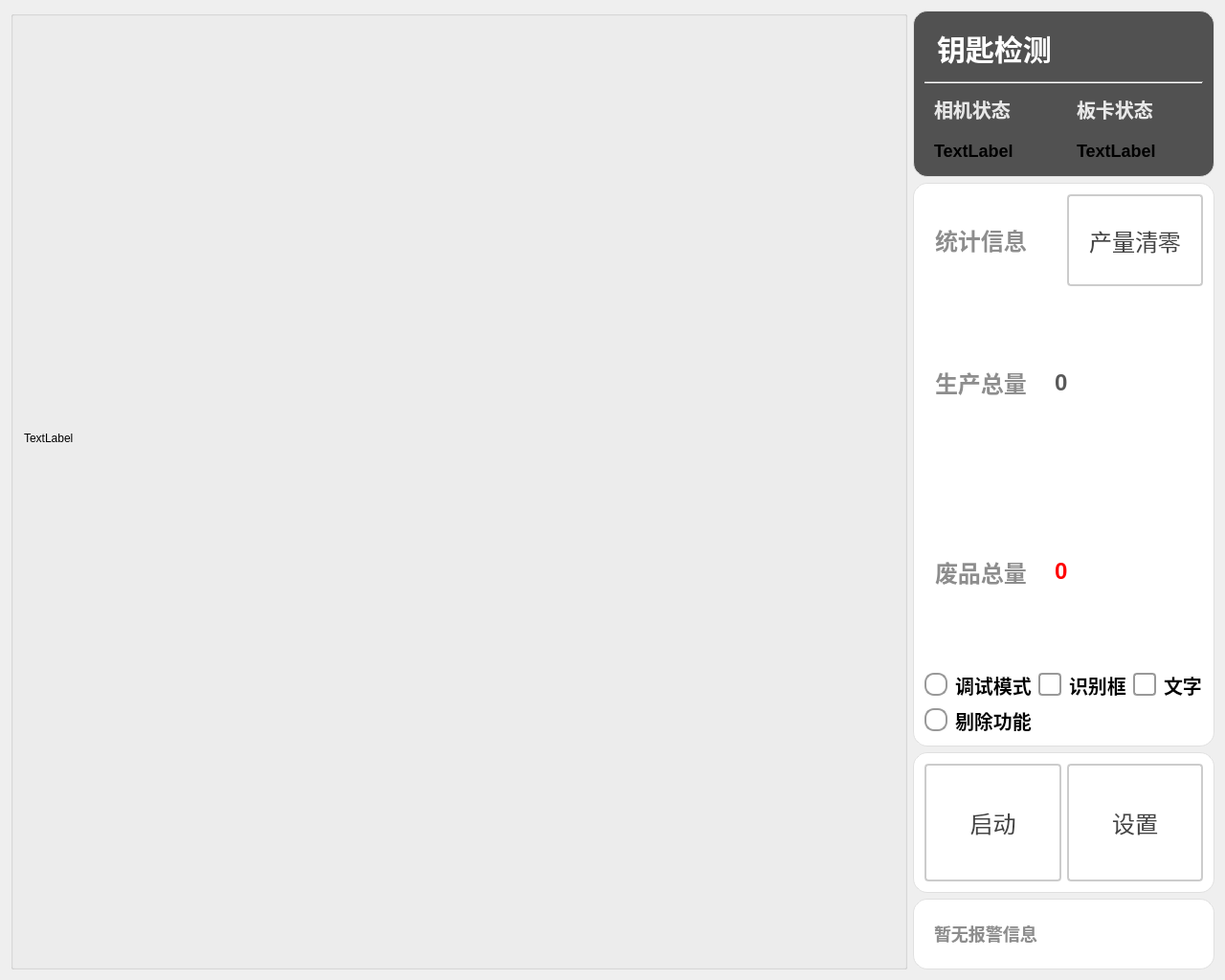
<?xml version="1.0" encoding="UTF-8"?>
<ui version="4.0">
 <class>KeyScannerClass</class>
 <widget class="QMainWindow" name="KeyScannerJiClass">
  <property name="geometry">
   <rect>
    <x>0</x>
    <y>0</y>
    <width>1280</width>
    <height>1024</height>
   </rect>
  </property>
  <property name="windowTitle">
   <string>KeyScanner</string>
  </property>
  <widget class="QWidget" name="centralWidget">
   <layout class="QGridLayout" name="gridLayout_2">
    <item row="0" column="0">
     <layout class="QHBoxLayout" name="horizontalLayout_5" stretch="3,1">
      <item>
       <widget class="QGroupBox" name="gBoix_ImageDisplay">
        <property name="title">
         <string/>
        </property>
        <layout class="QGridLayout" name="gridLayout">
         <item row="0" column="0">
          <layout class="QVBoxLayout" name="verticalLayout_2" stretch="9,1">
           <item>
            <widget class="QLabel" name="label_imgDisplay_1">
             <property name="sizePolicy">
              <sizepolicy hsizetype="Expanding" vsizetype="Expanding">
               <horstretch>0</horstretch>
               <verstretch>0</verstretch>
              </sizepolicy>
             </property>
             <property name="maximumSize">
              <size>
               <width>999</width>
               <height>999</height>
              </size>
             </property>
             <property name="text">
              <string>TextLabel</string>
             </property>
            </widget>
           </item>
           <item>
            <widget class="QWidget" name="widget_showBtn" native="true"/>
           </item>
          </layout>
         </item>
         <item row="1" column="1">
          <widget class="Line" name="line_rightDisplay">
           <property name="orientation">
            <enum>Qt::Orientation::Horizontal</enum>
           </property>
          </widget>
         </item>
        </layout>
       </widget>
      </item>
      <item>
       <layout class="QVBoxLayout" name="vLayout_SideBar" stretch="4,16,4,2">
        <item>
         <widget class="QGroupBox" name="groupBox_head">
          <property name="styleSheet">
           <string notr="true">QGroupBox {
    font-size: 20px;
    font-weight: bold;
    background-color: rgb(81, 81, 81);
    border: 1px solid #e0e0e0;
    border-radius: 2px;
	border-radius: 15px
}

QGroupBox::title {
    subcontrol-origin: margin;
    left: 10px;
    padding: 0 5px;
    color: #2c3e50;
}</string>
          </property>
          <property name="title">
           <string/>
          </property>
          <layout class="QVBoxLayout" name="verticalLayout_3" stretch="2,0,3">
           <item>
            <layout class="QHBoxLayout" name="hLayout_title" stretch="3,2">
             <item>
              <widget class="QLabel" name="label_title">
               <property name="sizePolicy">
                <sizepolicy hsizetype="Expanding" vsizetype="Expanding">
                 <horstretch>0</horstretch>
                 <verstretch>0</verstretch>
                </sizepolicy>
               </property>
               <property name="styleSheet">
                <string notr="true">QLabel {
       font-size: 30px;        
       font-weight: bold;        
       color: rgb(255, 255, 255);         
       padding: 5px 5px;     
       border-bottom: 2px solid #cccccc; 
    }</string>
               </property>
               <property name="text">
                <string>钥匙检测</string>
               </property>
              </widget>
             </item>
             <item>
              <widget class="QPushButton" name="pbtn_exit">
               <property name="sizePolicy">
                <sizepolicy hsizetype="Expanding" vsizetype="Expanding">
                 <horstretch>0</horstretch>
                 <verstretch>0</verstretch>
                </sizepolicy>
               </property>
               <property name="styleSheet">
                <string notr="true">QPushButton {
    color: white;
    border: none;
    border-radius: 5px;
    font-size: 14px;
    qproperty-icon: url(:/icons/closeBlack.png);  
    qproperty-iconSize: 50px 50px;
}

QPushButton:hover {
    background-color: #ff6666;
}

QPushButton:pressed {
    background-color: #cc0000;
}</string>
               </property>
               <property name="text">
                <string/>
               </property>
               <property name="shortcut">
                <string notr="true"/>
               </property>
              </widget>
             </item>
            </layout>
           </item>
           <item>
            <widget class="Line" name="line_2">
             <property name="styleSheet">
              <string notr="true">QLine {
       color: rgb(194, 194, 194);       
    }</string>
             </property>
             <property name="orientation">
              <enum>Qt::Orientation::Horizontal</enum>
             </property>
            </widget>
           </item>
           <item>
            <layout class="QHBoxLayout" name="horizontalLayout_2">
             <item>
              <layout class="QVBoxLayout" name="vLayout_cameraStates" stretch="3,2">
               <item>
                <widget class="QLabel" name="label_cameraStateTitle">
                 <property name="styleSheet">
                  <string notr="true">QLabel {
       font-size: 20px;        
       font-weight: bold;        
       color: rgb(232, 232, 232);         
       padding: 5px 5px;     
       border-bottom: 2px solid #cccccc; 
    }</string>
                 </property>
                 <property name="text">
                  <string>相机状态</string>
                 </property>
                </widget>
               </item>
               <item>
                <layout class="QGridLayout" name="gLayout_cameraStates">
                 <item row="0" column="0">
                  <widget class="QLabel" name="label_camera1State">
                   <property name="styleSheet">
                    <string notr="true">QLabel {
       font-size: 18px;        
       font-weight: bold;        
		padding: 5px 5px;  
    }</string>
                   </property>
                   <property name="text">
                    <string>TextLabel</string>
                   </property>
                  </widget>
                 </item>
                </layout>
               </item>
              </layout>
             </item>
             <item>
              <layout class="QVBoxLayout" name="vLayout_cardState" stretch="3,2">
               <item>
                <widget class="QLabel" name="label_cardStateTitle">
                 <property name="styleSheet">
                  <string notr="true">QLabel {
       font-size: 20px;        
       font-weight: bold;        
       color: rgb(232, 232, 232);         
       padding: 5px 5px;     
       border-bottom: 2px solid #cccccc; 
    }</string>
                 </property>
                 <property name="text">
                  <string>板卡状态</string>
                 </property>
                </widget>
               </item>
               <item>
                <widget class="QLabel" name="label_cardState">
                 <property name="styleSheet">
                  <string notr="true">QLabel {
       font-size: 18px;        
       font-weight: bold;        
padding: 5px 5px;  
    }</string>
                 </property>
                 <property name="text">
                  <string>TextLabel</string>
                 </property>
                </widget>
               </item>
              </layout>
             </item>
            </layout>
           </item>
          </layout>
         </widget>
        </item>
        <item>
         <widget class="QGroupBox" name="gBox_infor">
          <property name="styleSheet">
           <string notr="true">QGroupBox {
    font-size: 20px;
    font-weight: bold;
    background-color: rgb(255, 255, 255);
    border: 1px solid #e0e0e0;
    border-radius: 2px;
	border-radius: 15px
}

QGroupBox::title {
    subcontrol-origin: margin;
    left: 10px;
    padding: 0 5px;
    color: #2c3e50;
}</string>
          </property>
          <property name="title">
           <string/>
          </property>
          <layout class="QVBoxLayout" name="verticalLayout" stretch="1,2,2,2,1">
           <item>
            <layout class="QHBoxLayout" name="hLayout_info" stretch="1,1">
             <item>
              <widget class="QLabel" name="label_info">
               <property name="styleSheet">
                <string notr="true">QLabel {
       font-size: 24px;        
       font-weight: bold;        
       color:  rgb(141, 141, 141);       
       padding: 5px 5px;     
       border-bottom: 2px solid #cccccc; 
    }</string>
               </property>
               <property name="text">
                <string>统计信息</string>
               </property>
               <property name="alignment">
                <set>Qt::AlignmentFlag::AlignLeading|Qt::AlignmentFlag::AlignLeft|Qt::AlignmentFlag::AlignVCenter</set>
               </property>
              </widget>
             </item>
             <item>
              <widget class="QPushButton" name="pbtn_resetProduct">
               <property name="sizePolicy">
                <sizepolicy hsizetype="Expanding" vsizetype="Expanding">
                 <horstretch>0</horstretch>
                 <verstretch>0</verstretch>
                </sizepolicy>
               </property>
               <property name="styleSheet">
                <string notr="true">QPushButton {
    padding: 6px 14px;
    border: 2px solid #CCC;
    border-radius: 4px;
    background-color: white;
    color: #444;
    font-size: 24px; 
}

QPushButton:hover {
    border-color: #999;
    background-color: #F5F5F5;
}

QPushButton:pressed {
    border-color: #777;
    background-color: #EEE;
}</string>
               </property>
               <property name="text">
                <string>产量清零</string>
               </property>
              </widget>
             </item>
            </layout>
           </item>
           <item>
            <layout class="QHBoxLayout" name="hLayout_produceTotal" stretch="1,2">
             <item>
              <widget class="QLabel" name="label_produceTotal">
               <property name="font">
                <font>
                 <pointsize>-1</pointsize>
                 <bold>true</bold>
                </font>
               </property>
               <property name="styleSheet">
                <string notr="true">QLabel {
       font-size: 24px;        
       font-weight: bold;        
       color:  rgb(141, 141, 141);       
       padding: 5px 5px;     
       border-bottom: 2px solid #cccccc; 
    }</string>
               </property>
               <property name="text">
                <string>生产总量</string>
               </property>
               <property name="alignment">
                <set>Qt::AlignmentFlag::AlignLeading|Qt::AlignmentFlag::AlignLeft|Qt::AlignmentFlag::AlignVCenter</set>
               </property>
              </widget>
             </item>
             <item>
              <widget class="QLabel" name="label_produceTotalValue">
               <property name="styleSheet">
                <string notr="true">QLabel {
       font-size: 24px;        
       font-weight: bold;        
       color:  rgb(89, 89, 89);       
       padding: 5px 5px;     
       border-bottom: 2px solid #cccccc; 
    }</string>
               </property>
               <property name="text">
                <string>0</string>
               </property>
              </widget>
             </item>
            </layout>
           </item>
           <item>
            <layout class="QHBoxLayout" name="hLayout_wasteProducts" stretch="1,2">
             <item>
              <widget class="QLabel" name="label_wasteProducts">
               <property name="styleSheet">
                <string notr="true">QLabel {
       font-size: 24px;        
       font-weight: bold;        
       color:  rgb(141, 141, 141);       
       padding: 5px 5px;     
       border-bottom: 2px solid #cccccc; 
    }</string>
               </property>
               <property name="text">
                <string>废品总量</string>
               </property>
               <property name="alignment">
                <set>Qt::AlignmentFlag::AlignLeading|Qt::AlignmentFlag::AlignLeft|Qt::AlignmentFlag::AlignVCenter</set>
               </property>
              </widget>
             </item>
             <item>
              <widget class="QLabel" name="label_wasteProductsValue">
               <property name="styleSheet">
                <string notr="true">QLabel {
       font-size: 24px;        
       font-weight: bold;        
       color:   rgb(255, 0, 0);      
       padding: 5px 5px;     
       border-bottom: 2px solid #cccccc; 
    }</string>
               </property>
               <property name="text">
                <string>0</string>
               </property>
              </widget>
             </item>
            </layout>
           </item>
           <item>
            <layout class="QHBoxLayout" name="horizontalLayout_4">
             <item>
              <widget class="QRadioButton" name="rbtn_debug">
               <property name="styleSheet">
                <string notr="true">QRadioButton {
    spacing: 8px;
    font-size: 20px;
    color: #333;
    font-weight: bold;        
    color:  rgb(0, 0, 0);       

}

/* 未选中状态 */
QRadioButton::indicator {
    width: 20px;
    height: 20px;
    border-radius: 10px;
    border: 2px solid #999;
    background: #ffffff;
}

/* 悬停效果 */
QRadioButton::indicator:hover {
    border: 2px solid #666;
}

/* 选中状态 */
QRadioButton::indicator:checked {
    border: 2px solid #2196F3;
}

/* 选中时的内圆 */
QRadioButton::indicator:checked {
    background-color: qradialgradient(
        cx:0.5, cy:0.5,
        radius:0.4,
        fx:0.5, fy:0.5,
        stop:0 #2196F3,
        stop:1 transparent
    );
}

/* 禁用状态 */
QRadioButton::indicator:disabled {
    border: 2px solid #ccc;
    background: #eee;
}

/* 点击动画效果 */
QRadioButton::indicator:pressed {
    border: 2px solid #1565C0;
    background-color: qradialgradient(
        cx:0.5, cy:0.5,
        radius:0.5,
        fx:0.5, fy:0.5,
        stop:0 #BBDEFB,
        stop:1 transparent
    );
}</string>
               </property>
               <property name="text">
                <string>调试模式</string>
               </property>
              </widget>
             </item>
             <item>
              <widget class="QCheckBox" name="ckb_shibiekuang">
               <property name="styleSheet">
                <string notr="true">QCheckBox {
    spacing: 8px;
    font-size: 20px;
    color: #333;
    font-weight: bold;        
    color:  rgb(0, 0, 0);       
}

/* 未选中状态 */
QCheckBox::indicator {
    width: 20px;
    height: 20px;
    border-radius: 4px; /* 方形，圆角可适当调整 */
    border: 2px solid #999;
    background: #ffffff;
}

/* 悬停效果 */
QCheckBox::indicator:hover {
    border: 2px solid #666;
}

/* 选中状态 */
QCheckBox::indicator:checked {
    border: 2px solid #2196F3;
    background-color: qradialgradient(
        cx:0.5, cy:0.5,
        radius:0.4,
        fx:0.5, fy:0.5,
        stop:0 #2196F3,
        stop:1 transparent
    );
}

/* 禁用状态 */
QCheckBox::indicator:disabled {
    border: 2px solid #ccc;
    background: #eee;
}

/* 选中时的文字颜色 */
QCheckBox:checked {
    color: #2196F3;
    font-weight: 500;
}

/* 点击动画效果 */
QCheckBox::indicator:pressed {
    border: 2px solid #1565C0;
    background-color: qradialgradient(
        cx:0.5, cy:0.5,
        radius:0.5,
        fx:0.5, fy:0.5,
        stop:0 #BBDEFB,
        stop:1 transparent
    );
}</string>
               </property>
               <property name="text">
                <string>识别框</string>
               </property>
              </widget>
             </item>
             <item>
              <widget class="QCheckBox" name="ckb_wenzi">
               <property name="styleSheet">
                <string notr="true">QCheckBox {
    spacing: 8px;
    font-size: 20px;
    color: #333;
    font-weight: bold;        
    color:  rgb(0, 0, 0);       
}

/* 未选中状态 */
QCheckBox::indicator {
    width: 20px;
    height: 20px;
    border-radius: 4px; /* 方形，圆角可适当调整 */
    border: 2px solid #999;
    background: #ffffff;
}

/* 悬停效果 */
QCheckBox::indicator:hover {
    border: 2px solid #666;
}

/* 选中状态 */
QCheckBox::indicator:checked {
    border: 2px solid #2196F3;
    background-color: qradialgradient(
        cx:0.5, cy:0.5,
        radius:0.4,
        fx:0.5, fy:0.5,
        stop:0 #2196F3,
        stop:1 transparent
    );
}

/* 禁用状态 */
QCheckBox::indicator:disabled {
    border: 2px solid #ccc;
    background: #eee;
}

/* 选中时的文字颜色 */
QCheckBox:checked {
    color: #2196F3;
    font-weight: 500;
}

/* 点击动画效果 */
QCheckBox::indicator:pressed {
    border: 2px solid #1565C0;
    background-color: qradialgradient(
        cx:0.5, cy:0.5,
        radius:0.5,
        fx:0.5, fy:0.5,
        stop:0 #BBDEFB,
        stop:1 transparent
    );
}</string>
               </property>
               <property name="text">
                <string>文字</string>
               </property>
              </widget>
             </item>
            </layout>
           </item>
           <item>
            <layout class="QHBoxLayout" name="hLayout_remove">
             <item>
              <widget class="QRadioButton" name="rbtn_removeFunc">
               <property name="styleSheet">
                <string notr="true">QRadioButton {
    spacing: 8px;
    font-size: 20px;
    color: #333;
    font-weight: bold;        
    color:  rgb(0, 0, 0);       

}

/* 未选中状态 */
QRadioButton::indicator {
    width: 20px;
    height: 20px;
    border-radius: 10px;
    border: 2px solid #999;
    background: #ffffff;
}

/* 悬停效果 */
QRadioButton::indicator:hover {
    border: 2px solid #666;
}

/* 选中状态 */
QRadioButton::indicator:checked {
    border: 2px solid #2196F3;
}

/* 选中时的内圆 */
QRadioButton::indicator:checked {
    background-color: qradialgradient(
        cx:0.5, cy:0.5,
        radius:0.4,
        fx:0.5, fy:0.5,
        stop:0 #2196F3,
        stop:1 transparent
    );
}

/* 禁用状态 */
QRadioButton::indicator:disabled {
    border: 2px solid #ccc;
    background: #eee;
}

/* 选中时的文字颜色 */
QRadioButton:checked {
    color: #2196F3;
    font-weight: 500;
}

/* 点击动画效果 */
QRadioButton::indicator:pressed {
    border: 2px solid #1565C0;
    background-color: qradialgradient(
        cx:0.5, cy:0.5,
        radius:0.5,
        fx:0.5, fy:0.5,
        stop:0 #BBDEFB,
        stop:1 transparent
    );
}</string>
               </property>
               <property name="text">
                <string>剔除功能</string>
               </property>
              </widget>
             </item>
            </layout>
           </item>
          </layout>
         </widget>
        </item>
        <item>
         <widget class="QGroupBox" name="gBox_set">
          <property name="styleSheet">
           <string notr="true">QGroupBox {
    font-size: 20px;
    font-weight: bold;
    background-color: rgb(255, 255, 255);
    border: 1px solid #e0e0e0;
    border-radius: 2px;
	border-radius: 15px
}

QGroupBox::title {
    subcontrol-origin: margin;
    left: 10px;
    padding: 0 5px;
    color: #2c3e50;
}</string>
          </property>
          <property name="title">
           <string/>
          </property>
          <layout class="QHBoxLayout" name="horizontalLayout_3">
           <item>
            <widget class="QPushButton" name="pbtn_start">
             <property name="sizePolicy">
              <sizepolicy hsizetype="Expanding" vsizetype="Expanding">
               <horstretch>0</horstretch>
               <verstretch>0</verstretch>
              </sizepolicy>
             </property>
             <property name="styleSheet">
              <string notr="true">QPushButton {
    padding: 6px 14px;
    border: 2px solid #CCC;
    border-radius: 4px;
    background-color: white;
    color: #444;
    font-size: 24px; 
}

QPushButton:hover {
    border-color: #999;
    background-color: #F5F5F5;
}

QPushButton:pressed {
    border-color: #777;
    background-color: #EEE;
}</string>
             </property>
             <property name="text">
              <string>启动</string>
             </property>
            </widget>
           </item>
           <item>
            <widget class="QPushButton" name="pbtn_set">
             <property name="sizePolicy">
              <sizepolicy hsizetype="Expanding" vsizetype="Expanding">
               <horstretch>0</horstretch>
               <verstretch>0</verstretch>
              </sizepolicy>
             </property>
             <property name="styleSheet">
              <string notr="true">QPushButton {
    padding: 6px 14px;
    border: 2px solid #CCC;
    border-radius: 4px;
    background-color: white;
    color: #444;
    font-size: 24px; 
}

QPushButton:hover {
    border-color: #999;
    background-color: #F5F5F5;
}

QPushButton:pressed {
    border-color: #777;
    background-color: #EEE;
}</string>
             </property>
             <property name="text">
              <string>设置</string>
             </property>
            </widget>
           </item>
          </layout>
         </widget>
        </item>
        <item>
         <widget class="QGroupBox" name="gBox_companyInfo">
          <property name="styleSheet">
           <string notr="true">QGroupBox {
    font-size: 20px;
    font-weight: bold;
    background-color: rgb(255, 255, 255);
    border: 1px solid #e0e0e0;
    border-radius: 2px;
	border-radius: 15px
}

QGroupBox::title {
    subcontrol-origin: margin;
    left: 10px;
    padding: 0 5px;
    color: #2c3e50;
}</string>
          </property>
          <property name="title">
           <string/>
          </property>
          <layout class="QHBoxLayout" name="horizontalLayout">
           <item>
            <widget class="QLabel" name="label_companyInfo">
             <property name="styleSheet">
              <string notr="true">QLabel {
       font-size: 18px;        
       font-weight: bold;        
       color:  rgb(141, 141, 141);       
       padding: 5px 5px;     
       border-bottom: 2px solid #cccccc; 
    }</string>
             </property>
             <property name="text">
              <string>暂无报警信息</string>
             </property>
            </widget>
           </item>
          </layout>
         </widget>
        </item>
       </layout>
      </item>
     </layout>
    </item>
   </layout>
  </widget>
 </widget>
 <layoutdefault spacing="6" margin="11"/>
 <resources/>
 <connections/>
</ui>
